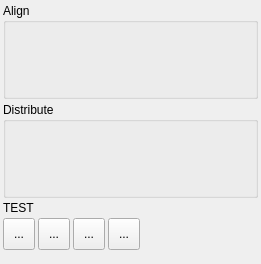
<?xml version="1.0" encoding="UTF-8"?>
<ui version="4.0">
 <author>Mangush Vadim, 2015</author>
 <class>LogicOperationsForm</class>
 <widget class="QWidget" name="LogicOperationsForm">
  <property name="geometry">
   <rect>
    <x>0</x>
    <y>0</y>
    <width>261</width>
    <height>264</height>
   </rect>
  </property>
  <property name="windowTitle">
   <string>Align And Distribute</string>
  </property>
  <layout class="QVBoxLayout">
   <property name="spacing">
    <number>3</number>
   </property>
   <property name="leftMargin">
    <number>3</number>
   </property>
   <property name="topMargin">
    <number>3</number>
   </property>
   <property name="rightMargin">
    <number>3</number>
   </property>
   <property name="bottomMargin">
    <number>3</number>
   </property>
   <item>
    <widget class="QGroupBox" name="AlignGroupBox">
     <property name="title">
      <string>Align</string>
     </property>
     <layout class="QVBoxLayout" name="verticalLayout">
      <property name="spacing">
       <number>3</number>
      </property>
      <property name="leftMargin">
       <number>3</number>
      </property>
      <property name="topMargin">
       <number>3</number>
      </property>
      <property name="rightMargin">
       <number>3</number>
      </property>
      <property name="bottomMargin">
       <number>3</number>
      </property>
      <item>
       <layout class="QHBoxLayout" name="AlignHorizontalLayout_1">
        <property name="spacing">
         <number>0</number>
        </property>
        <item>
         <widget class="QToolButton" name="AlignButton_01">
          <property name="minimumSize">
           <size>
            <width>32</width>
            <height>32</height>
           </size>
          </property>
          <property name="toolTip">
           <string>Align left edges</string>
          </property>
          <property name="text">
           <string/>
          </property>
          <property name="icon">
           <iconset resource="../AlignAndDistribute/AlignAndDistribute.qrc">
            <normaloff>:/AlignAndDistribute/images/align-horizontal-left.png</normaloff>:/AlignAndDistribute/images/align-horizontal-left.png</iconset>
          </property>
          <property name="iconSize">
           <size>
            <width>24</width>
            <height>24</height>
           </size>
          </property>
          <property name="autoRaise">
           <bool>true</bool>
          </property>
         </widget>
        </item>
        <item>
         <widget class="QToolButton" name="AlignButton_02">
          <property name="enabled">
           <bool>true</bool>
          </property>
          <property name="minimumSize">
           <size>
            <width>32</width>
            <height>32</height>
           </size>
          </property>
          <property name="toolTip">
           <string>Center on vertical axis</string>
          </property>
          <property name="text">
           <string/>
          </property>
          <property name="icon">
           <iconset resource="../AlignAndDistribute/AlignAndDistribute.qrc">
            <normaloff>:/AlignAndDistribute/images/align-horizontal-center.png</normaloff>:/AlignAndDistribute/images/align-horizontal-center.png</iconset>
          </property>
          <property name="iconSize">
           <size>
            <width>24</width>
            <height>24</height>
           </size>
          </property>
          <property name="autoRaise">
           <bool>true</bool>
          </property>
         </widget>
        </item>
        <item>
         <widget class="QToolButton" name="AlignButton_03">
          <property name="minimumSize">
           <size>
            <width>32</width>
            <height>32</height>
           </size>
          </property>
          <property name="toolTip">
           <string>Align right sides</string>
          </property>
          <property name="text">
           <string/>
          </property>
          <property name="icon">
           <iconset resource="../AlignAndDistribute/AlignAndDistribute.qrc">
            <normaloff>:/AlignAndDistribute/images/align-horizontal-right.png</normaloff>:/AlignAndDistribute/images/align-horizontal-right.png</iconset>
          </property>
          <property name="iconSize">
           <size>
            <width>24</width>
            <height>24</height>
           </size>
          </property>
          <property name="autoRaise">
           <bool>true</bool>
          </property>
         </widget>
        </item>
        <item>
         <spacer name="AlignHorizontalSpacer_1">
          <property name="orientation">
           <enum>Qt::Horizontal</enum>
          </property>
          <property name="sizeType">
           <enum>QSizePolicy::Expanding</enum>
          </property>
          <property name="sizeHint" stdset="0">
           <size>
            <width>0</width>
            <height>20</height>
           </size>
          </property>
         </spacer>
        </item>
       </layout>
      </item>
      <item>
       <layout class="QHBoxLayout" name="AlignHorizontalLayout_2">
        <property name="spacing">
         <number>0</number>
        </property>
        <item>
         <widget class="QToolButton" name="AlignButton_04">
          <property name="minimumSize">
           <size>
            <width>32</width>
            <height>32</height>
           </size>
          </property>
          <property name="toolTip">
           <string>Align top edges</string>
          </property>
          <property name="text">
           <string/>
          </property>
          <property name="icon">
           <iconset resource="../AlignAndDistribute/AlignAndDistribute.qrc">
            <normaloff>:/AlignAndDistribute/images/align-vertical-top.png</normaloff>:/AlignAndDistribute/images/align-vertical-top.png</iconset>
          </property>
          <property name="iconSize">
           <size>
            <width>24</width>
            <height>24</height>
           </size>
          </property>
          <property name="autoRaise">
           <bool>true</bool>
          </property>
         </widget>
        </item>
        <item>
         <widget class="QToolButton" name="AlignButton_05">
          <property name="enabled">
           <bool>true</bool>
          </property>
          <property name="minimumSize">
           <size>
            <width>32</width>
            <height>32</height>
           </size>
          </property>
          <property name="toolTip">
           <string>Center on horizontal axis</string>
          </property>
          <property name="text">
           <string/>
          </property>
          <property name="icon">
           <iconset resource="../AlignAndDistribute/AlignAndDistribute.qrc">
            <normaloff>:/AlignAndDistribute/images/align-vertical-center.png</normaloff>:/AlignAndDistribute/images/align-vertical-center.png</iconset>
          </property>
          <property name="iconSize">
           <size>
            <width>24</width>
            <height>24</height>
           </size>
          </property>
          <property name="autoRaise">
           <bool>true</bool>
          </property>
         </widget>
        </item>
        <item>
         <widget class="QToolButton" name="AlignButton_06">
          <property name="minimumSize">
           <size>
            <width>32</width>
            <height>32</height>
           </size>
          </property>
          <property name="toolTip">
           <string>Align bottom edges</string>
          </property>
          <property name="text">
           <string/>
          </property>
          <property name="icon">
           <iconset resource="../AlignAndDistribute/AlignAndDistribute.qrc">
            <normaloff>:/AlignAndDistribute/images/align-vertical-bottom.png</normaloff>:/AlignAndDistribute/images/align-vertical-bottom.png</iconset>
          </property>
          <property name="iconSize">
           <size>
            <width>24</width>
            <height>24</height>
           </size>
          </property>
          <property name="autoRaise">
           <bool>true</bool>
          </property>
         </widget>
        </item>
        <item>
         <spacer name="AlignHorizontalSpacer_2">
          <property name="orientation">
           <enum>Qt::Horizontal</enum>
          </property>
          <property name="sizeHint" stdset="0">
           <size>
            <width>0</width>
            <height>20</height>
           </size>
          </property>
         </spacer>
        </item>
       </layout>
      </item>
     </layout>
    </widget>
   </item>
   <item>
    <widget class="QGroupBox" name="DistributeGroupBox">
     <property name="title">
      <string>Distribute</string>
     </property>
     <layout class="QVBoxLayout" name="verticalLayout_2">
      <property name="spacing">
       <number>3</number>
      </property>
      <property name="leftMargin">
       <number>3</number>
      </property>
      <property name="topMargin">
       <number>3</number>
      </property>
      <property name="rightMargin">
       <number>3</number>
      </property>
      <property name="bottomMargin">
       <number>3</number>
      </property>
      <item>
       <layout class="QHBoxLayout" name="DistributeHorizontalLayout_4">
        <property name="spacing">
         <number>0</number>
        </property>
        <item>
         <widget class="QToolButton" name="DistributeButton_1">
          <property name="enabled">
           <bool>true</bool>
          </property>
          <property name="minimumSize">
           <size>
            <width>32</width>
            <height>32</height>
           </size>
          </property>
          <property name="toolTip">
           <string>Distribute left edges equidistantly</string>
          </property>
          <property name="text">
           <string/>
          </property>
          <property name="icon">
           <iconset resource="../AlignAndDistribute/AlignAndDistribute.qrc">
            <normaloff>:/AlignAndDistribute/images/distribute-horizontal-left.png</normaloff>:/AlignAndDistribute/images/distribute-horizontal-left.png</iconset>
          </property>
          <property name="iconSize">
           <size>
            <width>24</width>
            <height>24</height>
           </size>
          </property>
          <property name="autoRaise">
           <bool>true</bool>
          </property>
         </widget>
        </item>
        <item>
         <widget class="QToolButton" name="DistributeButton_2">
          <property name="enabled">
           <bool>true</bool>
          </property>
          <property name="minimumSize">
           <size>
            <width>32</width>
            <height>32</height>
           </size>
          </property>
          <property name="toolTip">
           <string>Distribute centers equidistantly horizontally</string>
          </property>
          <property name="text">
           <string/>
          </property>
          <property name="icon">
           <iconset resource="../AlignAndDistribute/AlignAndDistribute.qrc">
            <normaloff>:/AlignAndDistribute/images/distribute-horizontal-center.png</normaloff>:/AlignAndDistribute/images/distribute-horizontal-center.png</iconset>
          </property>
          <property name="iconSize">
           <size>
            <width>24</width>
            <height>24</height>
           </size>
          </property>
          <property name="autoRaise">
           <bool>true</bool>
          </property>
         </widget>
        </item>
        <item>
         <widget class="QToolButton" name="DistributeButton_3">
          <property name="enabled">
           <bool>true</bool>
          </property>
          <property name="minimumSize">
           <size>
            <width>32</width>
            <height>32</height>
           </size>
          </property>
          <property name="toolTip">
           <string>Distribute right edges equidistantly</string>
          </property>
          <property name="text">
           <string/>
          </property>
          <property name="icon">
           <iconset resource="../AlignAndDistribute/AlignAndDistribute.qrc">
            <normaloff>:/AlignAndDistribute/images/distribute-horizontal-right.png</normaloff>:/AlignAndDistribute/images/distribute-horizontal-right.png</iconset>
          </property>
          <property name="iconSize">
           <size>
            <width>24</width>
            <height>24</height>
           </size>
          </property>
          <property name="autoRaise">
           <bool>true</bool>
          </property>
         </widget>
        </item>
        <item>
         <widget class="QToolButton" name="DistributeButton_4">
          <property name="enabled">
           <bool>true</bool>
          </property>
          <property name="minimumSize">
           <size>
            <width>32</width>
            <height>32</height>
           </size>
          </property>
          <property name="toolTip">
           <string>Make horizontal gaps between objects equal</string>
          </property>
          <property name="text">
           <string/>
          </property>
          <property name="icon">
           <iconset resource="../AlignAndDistribute/AlignAndDistribute.qrc">
            <normaloff>:/AlignAndDistribute/images/distribute-horizontal-gaps.png</normaloff>:/AlignAndDistribute/images/distribute-horizontal-gaps.png</iconset>
          </property>
          <property name="iconSize">
           <size>
            <width>24</width>
            <height>24</height>
           </size>
          </property>
          <property name="autoRaise">
           <bool>true</bool>
          </property>
         </widget>
        </item>
        <item>
         <spacer name="DistributeHorizontalSpacer_1">
          <property name="orientation">
           <enum>Qt::Horizontal</enum>
          </property>
          <property name="sizeHint" stdset="0">
           <size>
            <width>0</width>
            <height>20</height>
           </size>
          </property>
         </spacer>
        </item>
       </layout>
      </item>
      <item>
       <layout class="QHBoxLayout" name="DistributeHorizontalLayout_3">
        <property name="spacing">
         <number>0</number>
        </property>
        <item>
         <widget class="QToolButton" name="DistributeButton_5">
          <property name="enabled">
           <bool>true</bool>
          </property>
          <property name="minimumSize">
           <size>
            <width>32</width>
            <height>32</height>
           </size>
          </property>
          <property name="toolTip">
           <string>Distribute top edges equidistantly</string>
          </property>
          <property name="text">
           <string/>
          </property>
          <property name="icon">
           <iconset resource="../AlignAndDistribute/AlignAndDistribute.qrc">
            <normaloff>:/AlignAndDistribute/images/distribute-vertical-top.png</normaloff>:/AlignAndDistribute/images/distribute-vertical-top.png</iconset>
          </property>
          <property name="iconSize">
           <size>
            <width>24</width>
            <height>24</height>
           </size>
          </property>
          <property name="autoRaise">
           <bool>true</bool>
          </property>
         </widget>
        </item>
        <item>
         <widget class="QToolButton" name="DistributeButton_6">
          <property name="enabled">
           <bool>true</bool>
          </property>
          <property name="minimumSize">
           <size>
            <width>32</width>
            <height>32</height>
           </size>
          </property>
          <property name="toolTip">
           <string>Distribute centers equidistantly vertically</string>
          </property>
          <property name="text">
           <string/>
          </property>
          <property name="icon">
           <iconset resource="../AlignAndDistribute/AlignAndDistribute.qrc">
            <normaloff>:/AlignAndDistribute/images/distribute-vertical-center.png</normaloff>:/AlignAndDistribute/images/distribute-vertical-center.png</iconset>
          </property>
          <property name="iconSize">
           <size>
            <width>24</width>
            <height>24</height>
           </size>
          </property>
          <property name="autoRaise">
           <bool>true</bool>
          </property>
         </widget>
        </item>
        <item>
         <widget class="QToolButton" name="DistributeButton_7">
          <property name="enabled">
           <bool>true</bool>
          </property>
          <property name="minimumSize">
           <size>
            <width>32</width>
            <height>32</height>
           </size>
          </property>
          <property name="toolTip">
           <string>Distribute bottom edges equidistantly</string>
          </property>
          <property name="text">
           <string/>
          </property>
          <property name="icon">
           <iconset resource="../AlignAndDistribute/AlignAndDistribute.qrc">
            <normaloff>:/AlignAndDistribute/images/distribute-vertical-bottom.png</normaloff>:/AlignAndDistribute/images/distribute-vertical-bottom.png</iconset>
          </property>
          <property name="iconSize">
           <size>
            <width>24</width>
            <height>24</height>
           </size>
          </property>
          <property name="autoRaise">
           <bool>true</bool>
          </property>
         </widget>
        </item>
        <item>
         <widget class="QToolButton" name="DistributeButton_8">
          <property name="enabled">
           <bool>true</bool>
          </property>
          <property name="minimumSize">
           <size>
            <width>32</width>
            <height>32</height>
           </size>
          </property>
          <property name="toolTip">
           <string>Make vertical gaps between objects equal</string>
          </property>
          <property name="text">
           <string/>
          </property>
          <property name="icon">
           <iconset resource="../AlignAndDistribute/AlignAndDistribute.qrc">
            <normaloff>:/AlignAndDistribute/images/distribute-vertical-gaps.png</normaloff>:/AlignAndDistribute/images/distribute-vertical-gaps.png</iconset>
          </property>
          <property name="iconSize">
           <size>
            <width>24</width>
            <height>24</height>
           </size>
          </property>
          <property name="autoRaise">
           <bool>true</bool>
          </property>
         </widget>
        </item>
        <item>
         <spacer name="DistributeHorizontalSpacer_2">
          <property name="orientation">
           <enum>Qt::Horizontal</enum>
          </property>
          <property name="sizeHint" stdset="0">
           <size>
            <width>0</width>
            <height>20</height>
           </size>
          </property>
         </spacer>
        </item>
       </layout>
      </item>
     </layout>
    </widget>
   </item>
   <item>
    <widget class="QLabel" name="label">
     <property name="text">
      <string>TEST</string>
     </property>
    </widget>
   </item>
   <item>
    <layout class="QHBoxLayout" name="horizontalLayout">
     <item>
      <widget class="QToolButton" name="toolButton_4">
       <property name="minimumSize">
        <size>
         <width>32</width>
         <height>32</height>
        </size>
       </property>
       <property name="text">
        <string>...</string>
       </property>
       <property name="icon">
        <iconset resource="LogicOperations.qrc">
         <normaloff>:/LogicOperations/images/logic-operation-sum.png</normaloff>:/LogicOperations/images/logic-operation-sum.png</iconset>
       </property>
       <property name="iconSize">
        <size>
         <width>24</width>
         <height>24</height>
        </size>
       </property>
      </widget>
     </item>
     <item>
      <widget class="QToolButton" name="toolButton_3">
       <property name="minimumSize">
        <size>
         <width>32</width>
         <height>32</height>
        </size>
       </property>
       <property name="text">
        <string>...</string>
       </property>
       <property name="icon">
        <iconset resource="LogicOperations.qrc">
         <normaloff>:/LogicOperations/images/logic-operation-diff.png</normaloff>:/LogicOperations/images/logic-operation-diff.png</iconset>
       </property>
       <property name="iconSize">
        <size>
         <width>24</width>
         <height>24</height>
        </size>
       </property>
      </widget>
     </item>
     <item>
      <widget class="QToolButton" name="toolButton_2">
       <property name="minimumSize">
        <size>
         <width>32</width>
         <height>32</height>
        </size>
       </property>
       <property name="text">
        <string>...</string>
       </property>
       <property name="icon">
        <iconset resource="LogicOperations.qrc">
         <normaloff>:/LogicOperations/images/logic-operation-or.png</normaloff>:/LogicOperations/images/logic-operation-or.png</iconset>
       </property>
       <property name="iconSize">
        <size>
         <width>24</width>
         <height>24</height>
        </size>
       </property>
      </widget>
     </item>
     <item>
      <widget class="QToolButton" name="toolButton">
       <property name="minimumSize">
        <size>
         <width>32</width>
         <height>32</height>
        </size>
       </property>
       <property name="text">
        <string>...</string>
       </property>
       <property name="icon">
        <iconset resource="LogicOperations.qrc">
         <normaloff>:/LogicOperations/images/logic-operation-xor.png</normaloff>:/LogicOperations/images/logic-operation-xor.png</iconset>
       </property>
       <property name="iconSize">
        <size>
         <width>24</width>
         <height>24</height>
        </size>
       </property>
      </widget>
     </item>
     <item>
      <spacer name="horizontalSpacer">
       <property name="orientation">
        <enum>Qt::Horizontal</enum>
       </property>
       <property name="sizeHint" stdset="0">
        <size>
         <width>40</width>
         <height>20</height>
        </size>
       </property>
      </spacer>
     </item>
    </layout>
   </item>
   <item>
    <spacer name="verticalSpacer">
     <property name="orientation">
      <enum>Qt::Vertical</enum>
     </property>
     <property name="sizeHint" stdset="0">
      <size>
       <width>20</width>
       <height>0</height>
      </size>
     </property>
    </spacer>
   </item>
  </layout>
 </widget>
 <tabstops>
  <tabstop>AlignButton_01</tabstop>
  <tabstop>AlignButton_02</tabstop>
  <tabstop>AlignButton_03</tabstop>
  <tabstop>AlignButton_04</tabstop>
  <tabstop>AlignButton_05</tabstop>
  <tabstop>AlignButton_06</tabstop>
  <tabstop>DistributeButton_1</tabstop>
  <tabstop>DistributeButton_2</tabstop>
  <tabstop>DistributeButton_3</tabstop>
  <tabstop>DistributeButton_4</tabstop>
  <tabstop>DistributeButton_5</tabstop>
  <tabstop>DistributeButton_6</tabstop>
  <tabstop>DistributeButton_7</tabstop>
  <tabstop>DistributeButton_8</tabstop>
 </tabstops>
 <resources>
  <include location="../AlignAndDistribute/AlignAndDistribute.qrc"/>
  <include location="LogicOperations.qrc"/>
 </resources>
 <connections/>
</ui>
